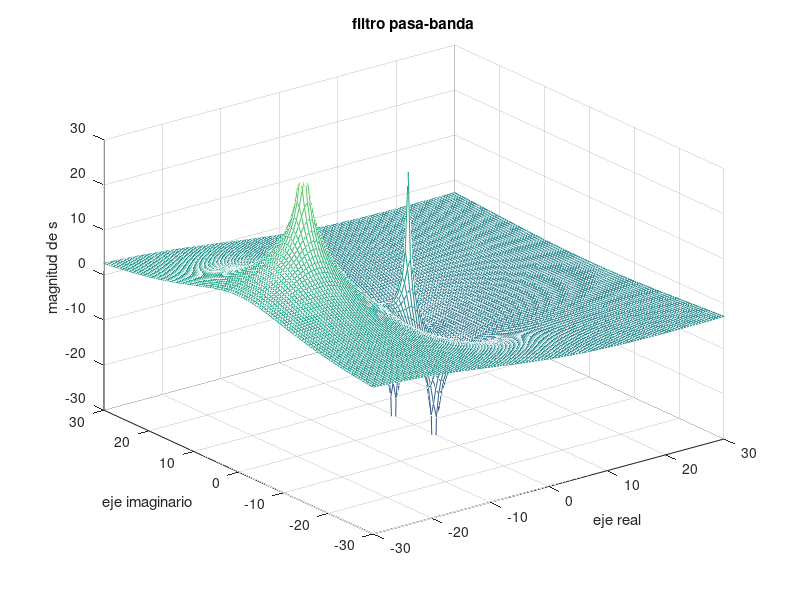
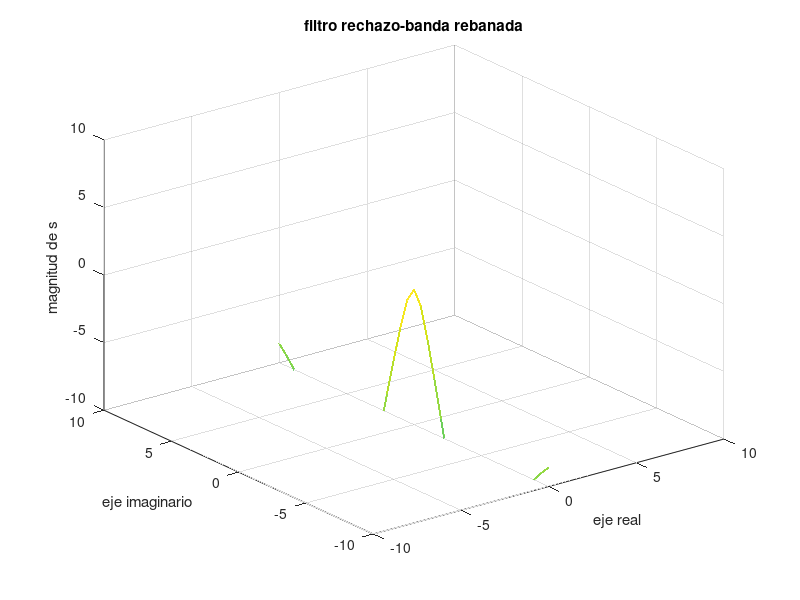
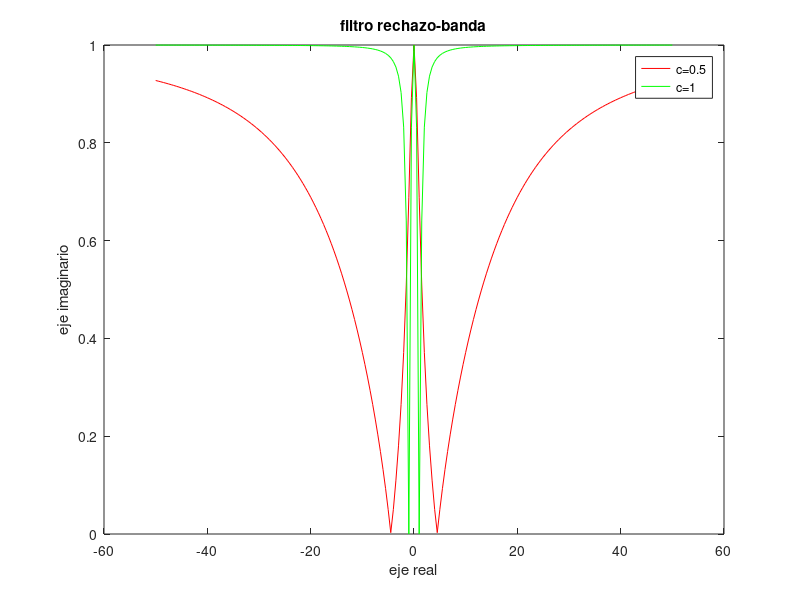

Recreate these plots in MATLAB, in order.
clc
close all
clear all

a=0;
for sigma=-50:0.5:50;
    a=a+1;
    b=0;
    for omega=-50:0.5:50;
        b=b+1;
        s(b,a)=sigma+1j*omega;    
    end
end
R=1;  %mover entre 1 y 0.2 para no salir de rango
C=0.05;  
L=1;

figure(1)
%filtro notch 
   H=( s.^2+1/(L*C) ) ./( s.^2+s/(R*C)+1/(L*C) ); %r=1,c0.5 L0.025
%filtro pasabanda
% H=( s/(R*C) ) ./ ( s.^2+s/(R*C)+1/(L*C) ); %1, 0.5 , 1 
%filtro pasabajas
%  H=( 1/(L*C) ) ./ ( s.^2+s/(R*C)+1/(L*C) ); %L=0.3,c=0.5,r=0.3
%filtro pasaaltas
%H=( s.^2 ) ./ ( s.^2+s/(R*C)+1/(L*C) ); %r=0.3 c0.3 L0.3

ejesig=real(s);
ejeome=imag(s);
%mesh(ejesig,ejeome,abs(H));
mesh(ejesig,ejeome,20*log10(abs(H)));
axis([-30 30 -30 30 -30 30])
%  title('filtro rechazo-banda')
title('filtro pasa-banda')
% title('filtro pasa-bajas')
% title('filtro pasa-altas')
xlabel('eje real');
ylabel('eje imaginario')
zlabel('magnitud de s')

figure(2)
%cuando sigma es cero en TFC
a=0;
for sigma=-50:0.5:50;
    a=a+1;
    b=0;
    for omega=-50:0.5:50;
        b=b+1;
        sigma=0;
        s(b,a)=0+1j*omega;               
    end
end
%filtro notch o rechaza banda
  H=( s.^2+1/(L*C) ) ./( s.^2+s/(R*C)+1/(L*C) );
%filtro pasabanda

% H=( s/(R*C) ) ./ ( s.^2+s/(R*C)+1/(L*C) );
%filtro pasabajas
% H=( 1/(L*C) ) ./ ( s.^2+s/(R*C)+1/(L*C) );
%filtro pasaaltas
%  H=( s.^2 ) ./ ( s.^2+s/(R*C)+1/(L*C) );
ejesig=real(s);
ejeome=imag(s);
%mesh(ejesig,ejeome,abs(H));
mesh(ejesig,ejeome,20*log10(abs(H)));
axis([-10 10 -10 10 -10 10])
title('filtro rechazo-banda rebanada')
% title('filtro pasa-banda')
% title('filtro pasa-bajas')
% title('filtro pasa-altas')
xlabel('eje real');
ylabel('eje imaginario')
zlabel('magnitud de s')

figure(3)
a=1;
    for omega=-50:0.5:50;
        w(a)=1j*omega;
             a=a+1;
    end
    
%FILTRORECHAZO DE BANDA
 RF=( w.^2+1/(L*C) ) ./( w.^2+w/(R*C)+1/(L*C) );
%filtro pasabanda
% RF=( w/(R*C) ) ./ ( w.^2+w/(R*C)+1/(L*C) );
%filtro pasabajas
% RF=( 1/(L*C) ) ./ ( w.^2+w/(R*C)+1/(L*C) );
%filtro pasaaltas
%  RF=( w.^2 ) ./ ( w.^2+w/(R*C)+1/(L*C) );

 title('filtro rechazo-banda')
%  title('filtro pasa-banda')
% title('filtro pasa-bajas')
%  title('filtro pasa-altas')

 ejeome=imag(w);
plot(ejeome,abs(RF),'r');
%bode(ejeome,abs(RF));
hold on
%###########cambio de capacitor ### para hacer dicho cambio

C=1;
%RECHAZO DE BANDA
 RF=( w.^2+1/(L*C) ) ./( w.^2+w/(R*C)+1/(L*C) );
%filtro pasabanda
%  RF=( w/(R*C) ) ./ ( w.^2+w/(R*C)+1/(L*C) );
%filtro pasabajas
%  RF=( 1/(L*C) ) ./ ( w.^2+w/(R*C)+1/(L*C) );
%filtro pasaaltas
%  RF=( w.^2 ) ./ ( w.^2+w/(R*C)+1/(L*C) );

ejeome=imag(w);
plot(ejeome,abs(RF),'g');
%bode(ejeome,abs(RF),'g');

xlabel('eje real');
ylabel('eje imaginario')
legend('c=0.5', 'c=1')
 title('filtro rechazo-banda')
% title('filtro pasa-banda')
%  title('filtro pasa-bajas')
%   title('filtro pasa-altas')


